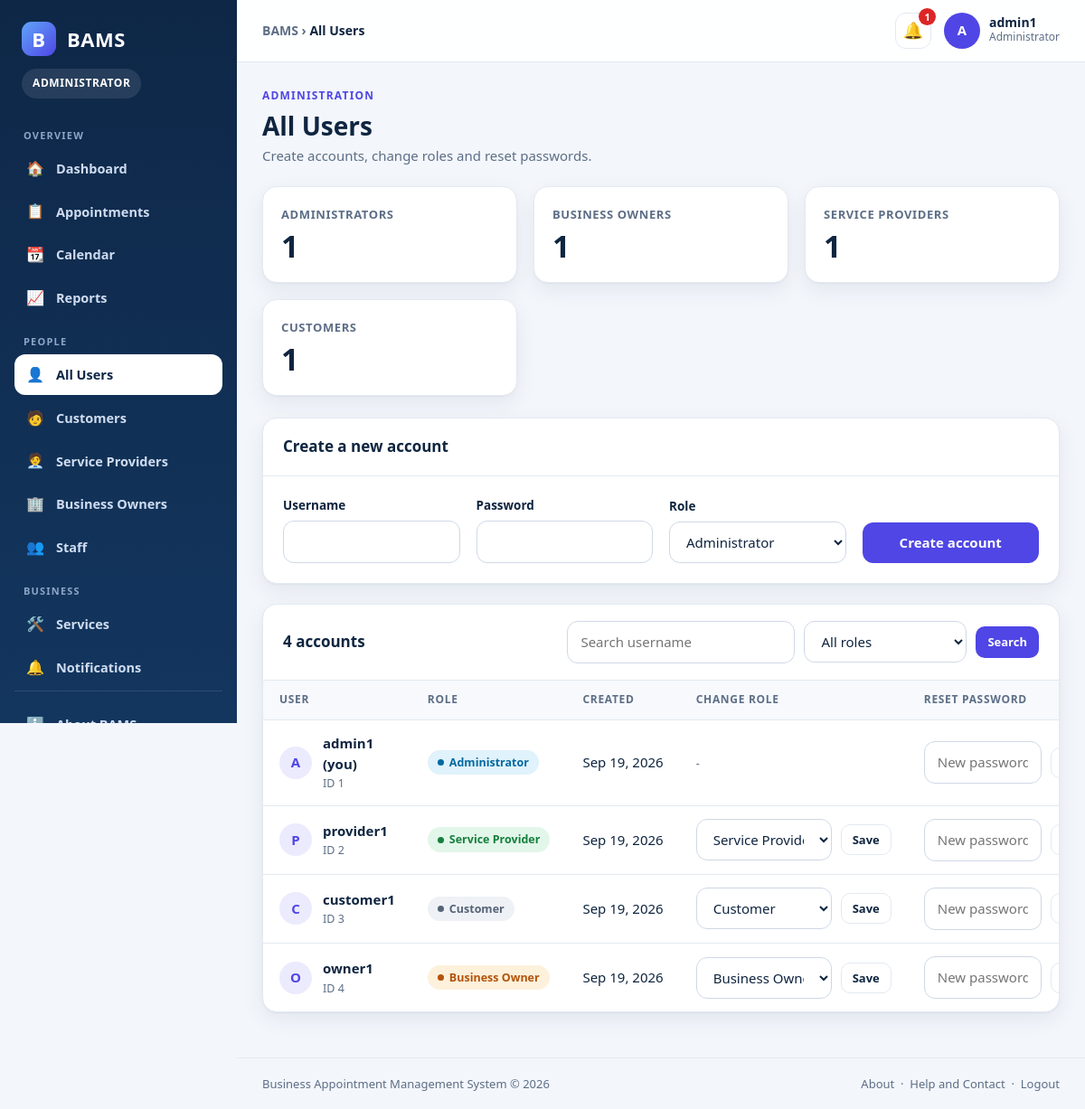
The page /manage_users.php (signed in) on the database its author committed.
### tables this page shows
CREATE TABLE `users` (
  `user_id` int(11) NOT NULL,
  `username` varchar(50) NOT NULL,
  `password` varchar(255) NOT NULL,
  `role` varchar(30) NOT NULL,
  `created_at` timestamp NOT NULL DEFAULT current_timestamp()
);

### bootstrap.php (called while the page is built, shortened)
<?php
function e($value): string
{
    return htmlspecialchars((string)($value ?? ""), ENT_QUOTES, "UTF-8");
}
function initial(string $name): string
{
    $name = trim($name);
    $first = function_exists("mb_substr") ? mb_substr($name, 0, 1) : substr($name, 0, 1);
    return strtoupper($first);
}

### manage_users.php (the view, shortened to what this page needs)
<?php
require_once __DIR__ . "/includes/layout.php";
require_once __DIR__ . "/includes/data.php";
$roles = [BAMS_ADMIN, BAMS_OWNER, BAMS_PROVIDER, BAMS_CUSTOMER];
$me = (int)$_SESSION["user_id"];
$q = trim($_GET["q"] ?? "");
$roleFilter = $_GET["role"] ?? "";
$sql = "SELECT user_id, username, role, created_at FROM users WHERE 1=1";
$sql .= " ORDER BY user_id ASC";
$st = $conn->prepare($sql);
$st->execute();
$users = $st->get_result()->fetch_all(MYSQLI_ASSOC);
$counts = [];
$r = $conn->query("SELECT role, COUNT(*) c FROM users GROUP BY role");
while ($r && $row = $r->fetch_assoc()) {
    $counts[$row["role"]] = (int)$row["c"];
}
function role_badge(string $role): string
{
    $map = [BAMS_ADMIN => "b-info", BAMS_OWNER => "b-wait", BAMS_PROVIDER => "b-good", BAMS_CUSTOMER => "b-muted"];
    return '<span class="badge ' . ($map[$role] ?? "b-muted") . '">' . e($role) . "</span>";
}
?>
<div class="page-head">
    <div><div class="eyebrow">Administration</div><h1>All Users</h1><p>Create accounts, change roles and reset passwords.</p></div>
</div>
<div class="stats">
    <?php foreach ($roles as $rl): ?>
        <a class="stat" href="manage_users.php?role=<?php echo urlencode($rl); ?>" style="color:inherit;text-decoration:none">
            <div class="stat-label"><?php echo e($rl); ?>s</div><div class="stat-value"><?php echo (int)($counts[$rl] ?? 0); ?></div>
        </a>
    <?php endforeach; ?>
</div>
<div class="card">
    <div class="card-head"><div class="card-title">Create a new account</div></div>
    <div class="card-body">
        <form method="POST" class="form-grid" style="grid-template-columns:repeat(4,minmax(0,1fr));align-items:end">
            <div class="field"><label>Username</label><input name="username" required maxlength="50"></div>
            <div class="field"><label>Password</label><input type="password" name="password" required minlength="6"></div>
            <div class="field"><label>Role</label>
                <select name="role"><?php foreach ($roles as $rl): ?><option><?php echo e($rl); ?></option><?php endforeach; ?></select></div>
            <button class="btn" type="submit">Create account</button>
        </form>
    </div>
</div>
<div class="card">
    <div class="card-head">
        <div class="card-title"><?php echo count($users); ?> account<?php echo count($users) === 1 ? "" : "s"; ?></div>
        <form class="search-bar" method="GET">
            <input name="q" placeholder="Search username" value="<?php echo e($q); ?>">
            <select name="role"><option value="">All roles</option><?php foreach ($roles as $rl): ?><option <?php echo $roleFilter === $rl ? "selected" : ""; ?>><?php echo e($rl); ?></option><?php endforeach; ?></select>
            <button class="btn btn-sm" type="submit">Search</button>
        </form>
    </div>
    <?php if (!$users): ?>
        <div class="empty"><div class="big">🔎</div><strong>No users found</strong></div>
    <?php else: ?>
    <div class="table-wrap"><table>
        <thead><tr><th>User</th><th>Role</th><th>Created</th><th>Change role</th><th>Reset password</th><th></th></tr></thead>
        <tbody>
        <?php foreach ($users as $u): $isMe = (int)$u["user_id"] === $me; ?>
            <tr>
                <td><div class="cell-user"><div class="mini-avatar"><?php echo e(initial($u["username"])); ?></div>
                    <div><div class="cell-title"><?php echo e($u["username"]); ?><?php echo $isMe ? " (you)" : ""; ?></div><div class="cell-sub">ID <?php echo (int)$u["user_id"]; ?></div></div></div></td>
                <td><?php echo role_badge($u["role"]); ?></td>
                <td style="white-space:nowrap"><?php echo e(fmt_date_safe($u["created_at"])); ?></td>
                <td>
                    <?php if (!$isMe): ?>
                    <form method="POST" class="search-bar" style="flex-wrap:nowrap"><?php echo csrf_field(); ?><input type="hidden" name="action" value="role"><input type="hidden" name="user_id" value="<?php echo (int)$u["user_id"]; ?>">
                        <select name="role" style="min-width:120px;width:150px"><?php foreach ($roles as $rl): ?><option <?php echo $u["role"] === $rl ? "selected" : ""; ?>><?php echo e($rl); ?></option><?php endforeach; ?></select>
                        <button class="btn btn-ghost btn-sm">Save</button></form>
                    <?php else: ?><span class="cell-sub">-</span><?php endif; ?>
                </td>
                <td>
                    <form method="POST" class="search-bar" style="flex-wrap:nowrap">
                        <input type="password" name="password" placeholder="New password" minlength="6" style="min-width:100px;width:130px" required>
                        <button class="btn btn-ghost btn-sm">Reset</button></form>
                </td>
            </tr>
        <?php endforeach; ?>
        </tbody>
    </table></div>
    <?php endif; ?>
</div>
<?php
function fmt_date_safe($d) { return $d ? date("M j, Y", strtotime($d)) : "-"; }

### bams.css (style rules this page uses)
:root { --bg:#f3f6fb; --surface:#ffffff; --ink:#0f2540; --muted:#5d6e86; --line:#e3e9f2; --primary:#2563eb; --primary-d:#1d4ed8; --primary-l:#e8effe; --navy:#0e2747; --navy-2:#13365f; --good:#15803d; --good-l:#e3f6ea; --wait:#b45309; --wait-l:#fdf1dc; --bad:#b91c1c; --bad-l:#fde7e7; --info:#0369a1; --info-l:#e0f2fb; --accent:#2563eb; --accent-l:#e8effe; --radius:16px; --shadow:0 1px 2px rgba(15,37,64,.05),0 8px 24px rgba(15,37,64,.07); --font:"Segoe UI",system-ui,-apple-system,"Helvetica Neue",Arial,sans-serif; }
body.role-admin { --accent:#4f46e5;--accent-l:#eceafd }
* { box-sizing:border-box }
html { scroll-behavior:smooth }
body { margin:0;font-family:var(--font);background:var(--bg);color:var(--ink);font-size:15px;line-height:1.55 }
a { color:var(--primary);text-decoration:none }
h1,h2,h3,h4 { margin:0 0 .4em;line-height:1.25 }
.page-head { display:flex;justify-content:space-between;align-items:flex-end;gap:16px;flex-wrap:wrap;margin-bottom:22px }
.page-head h1 { font-size:28px;margin:0 }
.page-head p { margin:4px 0 0;color:var(--muted) }
.eyebrow { font-size:12px;letter-spacing:1.2px;text-transform:uppercase;font-weight:800;color:var(--accent);margin-bottom:6px }
.card { background:var(--surface);border:1px solid var(--line);border-radius:var(--radius);box-shadow:var(--shadow);margin-bottom:22px;overflow:hidden }
.card-head { display:flex;justify-content:space-between;align-items:center;gap:14px;flex-wrap:wrap;padding:18px 22px;border-bottom:1px solid var(--line) }
.card-title { font-size:17px;font-weight:800 }
.card-body { padding:22px }
.stats { display:grid;grid-template-columns:repeat(auto-fit,minmax(210px,1fr));gap:18px;margin-bottom:24px }
.stat { background:var(--surface);border:1px solid var(--line);border-radius:var(--radius);padding:20px;box-shadow:var(--shadow);position:relative }
.stat-label { color:var(--muted);font-size:13px;font-weight:700;text-transform:uppercase;letter-spacing:.6px }
.stat-value { font-size:34px;font-weight:800;line-height:1.15;margin-top:6px }
.table-wrap { overflow-x:auto }
table { width:100%;border-collapse:collapse }
th { background:#f7f9fd;color:var(--muted);text-align:left;font-size:12px;letter-spacing:.7px;text-transform:uppercase;padding:12px 18px;white-space:nowrap;border-bottom:1px solid var(--line) }
td { padding:14px 18px;border-bottom:1px solid var(--line);vertical-align:middle }
tr:last-child td { border-bottom:0 }
.cell-user { display:flex;align-items:center;gap:12px }
.mini-avatar { width:36px;height:36px;border-radius:50%;background:var(--accent-l);color:var(--accent);display:grid;place-items:center;font-weight:800;flex:0 0 36px }
.cell-title { font-weight:700 }
.cell-sub { font-size:12.5px;color:var(--muted) }
.badge { display:inline-flex;align-items:center;gap:6px;padding:4px 11px;border-radius:999px;font-size:12.5px;font-weight:700;white-space:nowrap }
.badge::before { content:"";width:7px;height:7px;border-radius:50%;background:currentColor }
.b-good { background:var(--good-l);color:var(--good) }
.b-wait { background:var(--wait-l);color:var(--wait) }
.b-info { background:var(--info-l);color:var(--info) }
.b-muted { background:#eef1f6;color:#556377 }
.btn { display:inline-flex;align-items:center;justify-content:center;gap:8px;padding:10px 18px;border-radius:12px;border:1px solid transparent;background:var(--accent);color:#fff;font:inherit;font-weight:700;cursor:pointer;text-decoration:none;transition:.15s }
.btn-ghost { background:#fff;color:var(--ink);border-color:var(--line) }
.btn-sm { padding:6px 12px;font-size:13px;border-radius:10px }
.form-grid { display:grid;grid-template-columns:repeat(2,minmax(0,1fr));gap:18px }
.field { display:flex;flex-direction:column;gap:6px }
label { font-weight:700;font-size:13.5px }
input,select,textarea { font:inherit;color:var(--ink);background:#fff;border:1px solid #cfd8e6;border-radius:12px;padding:11px 14px;width:100%;transition:.15s }
.search-bar { display:flex;gap:10px;flex-wrap:wrap;align-items:center }
.search-bar input,.search-bar select { width:auto;min-width:180px }

### rows shown on the page
users: username "A", username "admin1", shows "(you)", user_id "1", role "Administrator", created_at "Sep 19, 2026"
users: username "P", username "provider1", user_id "2", role "Service Provider", created_at "Sep 19, 2026"
users: username "C", username "customer1", user_id "3", role "Customer", created_at "Sep 19, 2026"
users: username "O", username "owner1", user_id "4", role "Business Owner", created_at "Sep 19, 2026"

### other values the page prints
$role "ADMINISTRATOR"
$group[0] "OVERVIEW"
$item[2] "🏠"
$item[1] "Dashboard"
$item[2] "📋"
$item[1] "Appointments"
$item[2] "📆"
$item[1] "Calendar"
$item[2] "📈"
$item[1] "Reports"
$group[0] "PEOPLE"
$item[2] "👤"
$item[1] "All Users"
$item[2] "🧑"
$item[1] "Customers"
